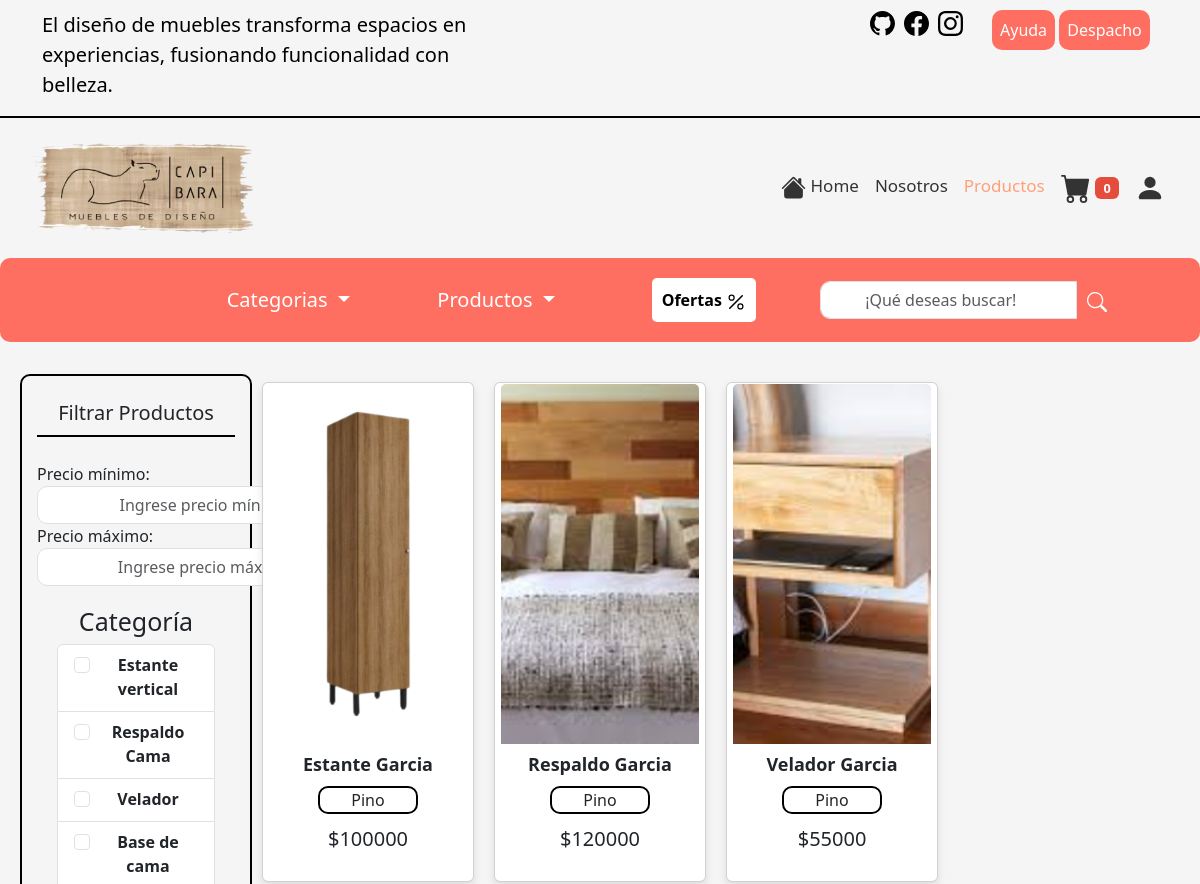
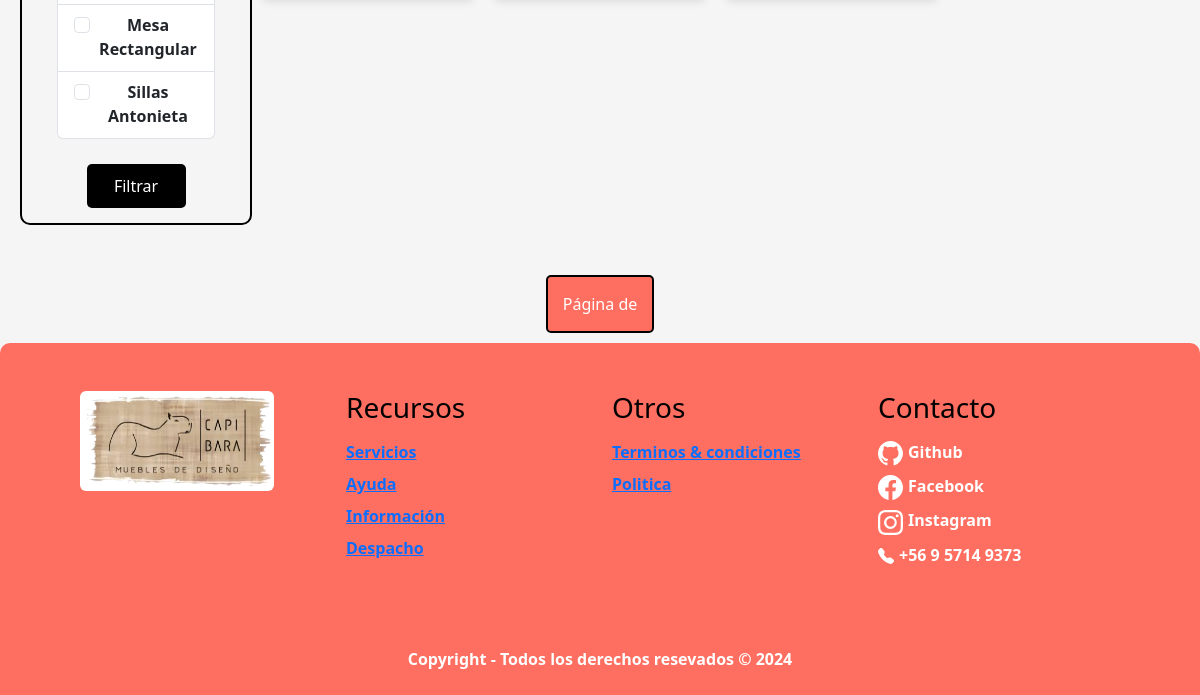
Before: /productos with the older database file (2 pictures, top to bottom).
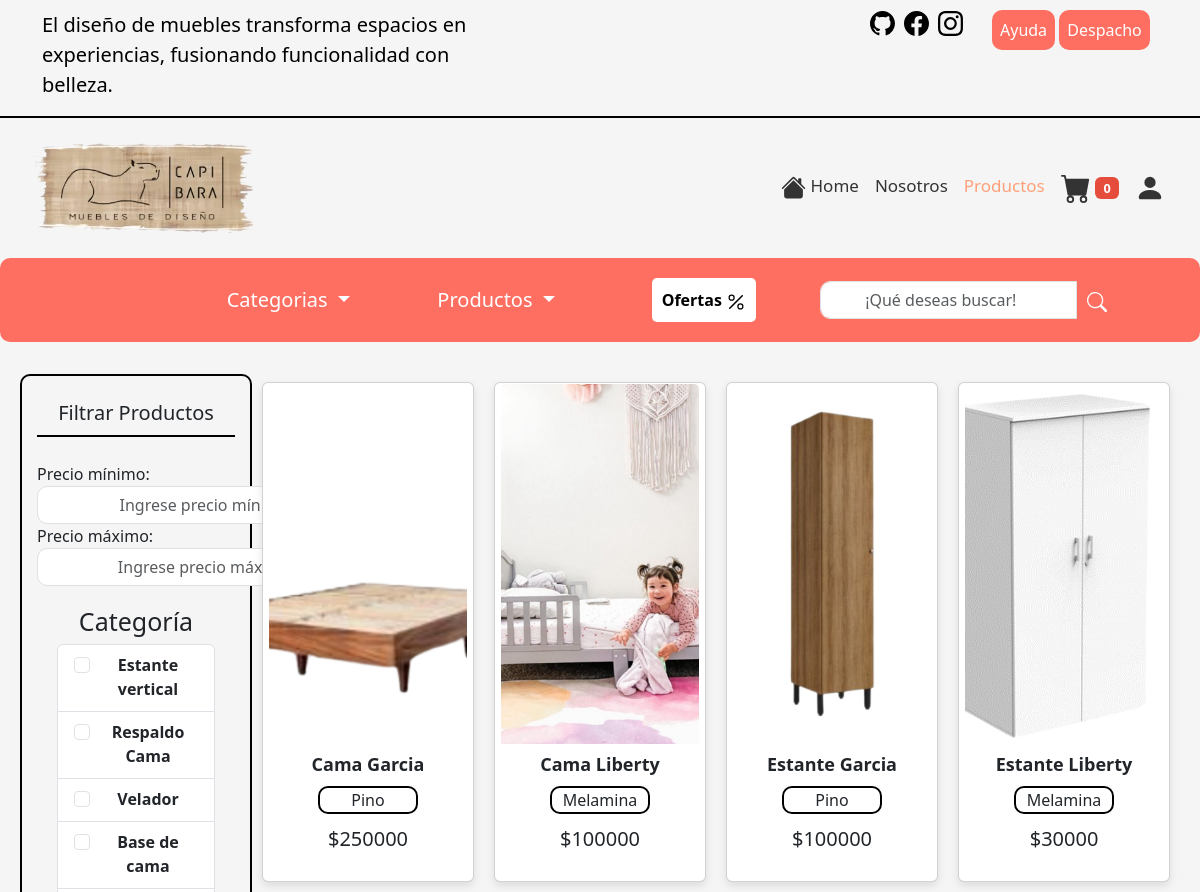
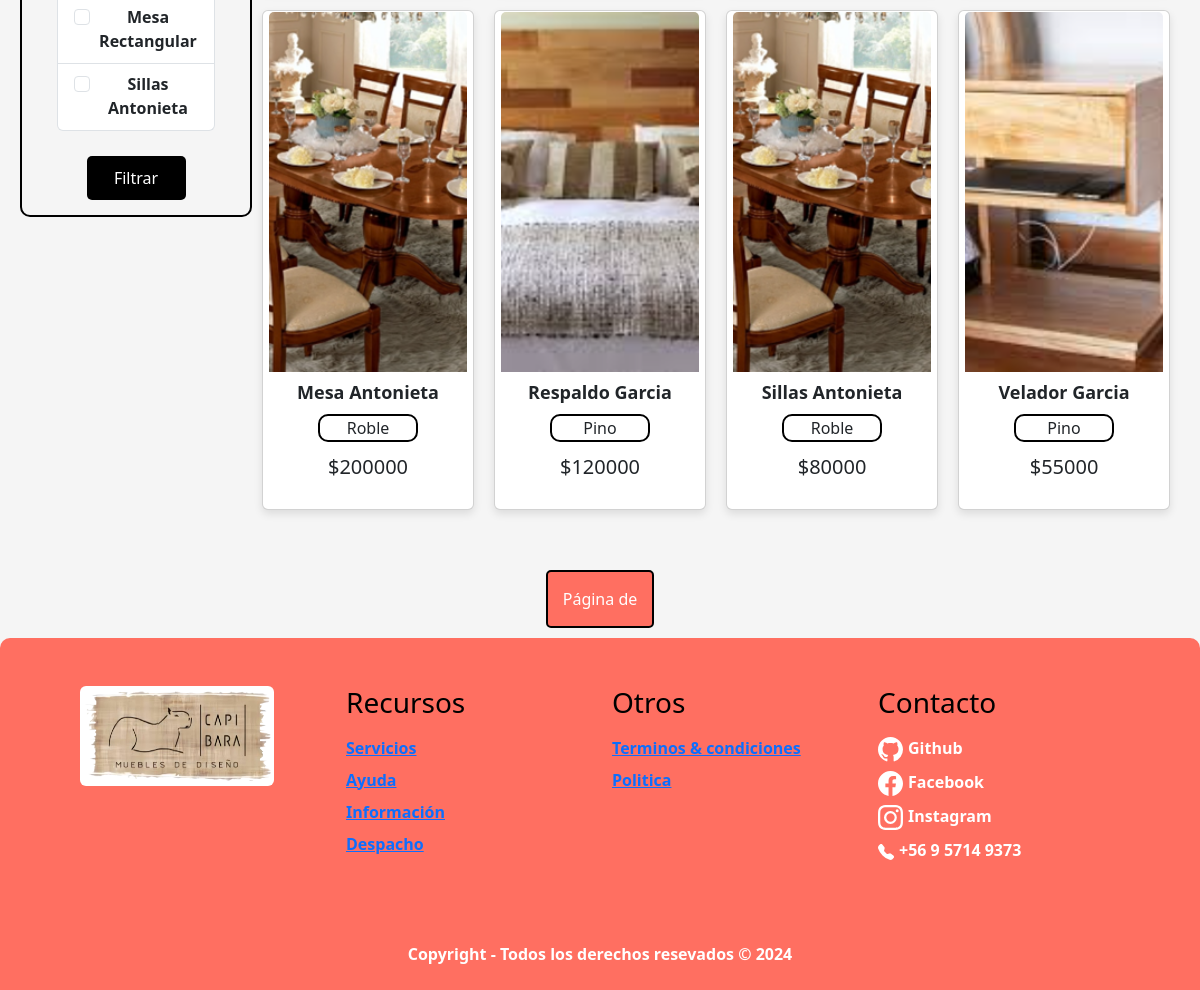
After: the same page with the newer database file (2 pictures, top to bottom).
### apps/capibara/models.py (models this page shows, shortened)
class Mueble(models.Model):
    id = models.AutoField(primary_key=True)
    nombre = models.CharField(max_length=50, null=False)

class Producto(models.Model):
    img = models.ImageField(upload_to="imgProductos")
    cod = models.IntegerField(primary_key=True)
    nombre = models.CharField(max_length=100, null=False)
    clasificacion = models.CharField(max_length=100, null=False)
    categoria = models.ForeignKey(Categoria, on_delete=models.CASCADE)
    mueble = models.ForeignKey(Mueble, on_delete=models.CASCADE)
    stock = models.IntegerField(null=False)
    precio = models.IntegerField(null=False, default=0)
    descripcion = models.TextField(blank=True, null=True)
    fecha_ingreso = models.DateField(auto_now_add=True)
    ventas = models.IntegerField(default=0)
    largo_cm = models.DecimalField(
        max_digits=10, decimal_places=2, null=False, blank=False
    )
    ancho_cm = models.DecimalField(
        max_digits=10, decimal_places=2, null=False, blank=False
    )
    alto_cm = models.DecimalField(
        max_digits=10, decimal_places=2, null=False, blank=False
    )
    cantidad_planchas = models.IntegerField(default=0, blank=False)
    cantidad_tornillos = models.IntegerField(default=0, blank=False)
    cantidad_manillas = models.IntegerField(default=0, blank=False)
    cantidad_bisagras = models.IntegerField(default=0, blank=False)
    cantidad_patas_gomas = models.IntegerField(default=0, blank=False)
    cantidad_rieles = models.IntegerField(default=0, blank=False)

### apps/capibara/views.py (the view)
# urls.py: path("productos", views.CargarProductos, name="productos"),
def CargarProductos(request):
    productos = Producto.objects.filter(stock__gt="0").order_by("nombre")
    muebles = Mueble.objects.all()
    categorias = Producto.objects.values("categoria").distinct()
    paginator = Paginator(productos, 9)
    page_number = request.GET.get("page")
    page_products = paginator.get_page(page_number)
    return render(
        request,
        "pages/productos/productos.html",
        {
            "prod": page_products,
            "cate": categorias,
            "mueb": muebles,
        },
    )

### apps/capibara/context_processor.py (called while the page is built)
def carrito_counter(request):
    carrito = request.session.get("carrito", {})
    carrito_count = sum(carrito.values())
    return {"carrito_count": carrito_count}

### apps/capibara/templates/pages/productos/productos.html (shortened to what this page needs)
{% extends "base.html" %}
{% load static %}
{% block style %}
    <link rel="stylesheet" href="{% static 'css/productos.css' %}">
{% endblock style %}
{% block nav-activate %}
<li class="nav-item">
    <a class="nav-link" aria-current="page" href="/home"> Home</a>
</li>
<li class="nav-item">
    <a class="nav-link" href="/contacto">Nosotros</a>
</li>
<li class="nav-item">
    <a class="nav-link active" disabled>Productos</a>
</li>
<li class="nav-item">
    <a class="nav-link disabled" id="cartLink" href="carrito.html">
        <span class="badge cart-counter">0</span>
    </a>
</li>
<li class="nav-item dropdown">
    {% if user.is_authenticated %}
        <a class="nav-link dropdown" role="button"data-bs-toggle="dropdown" aria-expanded="false"><svg xmlns="http://www.w3.org/2000/svg" width="30"
            height="30" fill="currentColor" class="bi bi-person-fill" viewBox="0 0 16 16">
            <path d="M3 14s-1 0-1-1 1-4 6-4 6 3 6 4-1 1-1 1zm5-6a3 3 0 1 0 0-6 3 3 0 0 0 0 6" />
        </svg>{{user.username}}</a>
        {% else %}
            <a class="nav-link" href="acceso"><svg xmlns="http://www.w3.org/2000/svg" width="30"
                    height="30" fill="currentColor" class="bi bi-person-fill" viewBox="0 0 16 16">
                    <path d="M3 14s-1 0-1-1 1-4 6-4 6 3 6 4-1 1-1 1zm5-6a3 3 0 1 0 0-6 3 3 0 0 0 0 6" />
                </svg>
            </a>
        {% endif %}
</li>
{% endblock nav-activate %}
{% block body %}
<main class="container-main">
        <section class="container-functions">
            <div class="row justify-content-center align-items-center">
                <div class="col-md-3">
                    <li class="nav-item-filter dropdown">
                        <a class="nav-link-filter dropdown-toggle" href="#" role="button" data-bs-toggle="dropdown"
                            aria-expanded="false">
                            Categorias
                        </a>
                    </li>
                </div>
                <div class="col-md-3">
                    <li class="nav-item-filter dropdown">
                        <a class="nav-link-filter dropdown-toggle" href="#" role="button" data-bs-toggle="dropdown"
                            aria-expanded="false">
                            Productos
                        </a>
                    </li>
                </div>
                <div class="col-md-3">
                    <li class="nav-item-filter">
                        <a class="nav-link-filter-offers" href="#">Ofertas </a>
                    </li>
                </div>
                <div class="col-md-3">
                    <form class="d-flex search" role="search">
                        <input class="form-control me-0" type="search" placeholder="¡Qué deseas buscar!"
                            aria-label="Search">
                        <button class="btn-search" type="submit"><svg xmlns="http://www.w3.org/2000/svg" width="20"
                                height="20" fill="currentColor" class="bi bi-search" viewBox="0 0 16 16">
                                <path
                                    d="M11.742 10.344a6.5 6.5 0 1 0-1.397 1.398h-.001q.044.06.098.115l3.85 3.85a1 1 0 0 0 1.415-1.414l-3.85-3.85a1 1 0 0 0-.115-.1zM12 6.5a5.5 5.5 0 1 1-11 0 5.5 5.5 0 0 1 11 0" />
                            </svg></button>
                    </form>
                </div>
            </div>
        </section>
        <section class="container-card">
            <div class="col-md-6 filter">
                <div id="filters" class="d-flex flex-column">
                    <h5 class="header-title">Filtrar Productos</h5>
                    <div class="filter-item">
                        <div class="filter-body">
                            <form>
                                <div class="form-group">
                                    <label for="minPrice">Precio mínimo:</label>
                                    <input type="number" class="form-control" id="minPrice"
                                        placeholder="Ingrese precio mínimo">
                                </div>
                                <div class="form-group">
                                    <label for="maxPrice">Precio máximo:</label>
                                    <input type="number" class="form-control" id="maxPrice"
                                        placeholder="Ingrese precio máximo">
                                </div>
                            </form>
                        </div>
                    </div>
                    <div class="filter-item">
                        <h2 class="filter-header-cat">Categoría</h2>
                        <div class="filter-body">
                            <ul class="list-group">
                                {% for m in mueb %}
                                <li class="list-group-item">
                                    <label class="form-check">
                                        <input class="form-check-input" type="checkbox" name="categoria" value="{{ m.id }}"> {{ m.nombre }}
                                    </label>
                                </li>
                                {% endfor %}
                            </ul>
                        </div>
                    </div>
                    <button class="btn-filter" id="filter-prod">Filtrar</button>
                </div>
            </div>
            <div class="col-md-9 container-productos">
                {% for p in prod %}
                <button class="card" id="{{p.cod}}" data-categoria="{{p.categoria.nombre}}" data-precio="{{p.precio}}" data-url="{% url "ver_producto" p.cod %}">
                    <img src="{{ p.img.url }}" class="card-img-top" alt="{{ p.img.url }}">
                    <div class="card-body">
                        <h5 class="card-title">{{ p.nombre }}</h5>
                        <p class="card-brand">{{ p.clasificacion}}</p>
                        <p class="card-price">$<span id="price-card">{{p.precio}}</span></p>
                    </div>
                </button>
                {% endfor %}
            </div>
        </section>
        <div class="pagination">
            <span class="pagination-number" id="currentPage">Página {{ productos.number }} de {{ productos.paginator.num_pages }}</span>
        </div>
    </main>
{% endblock body %}

### apps/capibara/templates/base.html (shortened to what this page needs)
{% load static %}
<!DOCTYPE html>
<html lang="en">
<head>
    <link href="https://cdn.jsdelivr.net/npm/bootstrap@5.3.3/dist/css/bootstrap.min.css" rel="stylesheet"
>
    <link rel="stylesheet" href="https://cdn.jsdelivr.net/npm/bootstrap-icons@1.11.3/font/bootstrap-icons.min.css">
    {% block style %}{% endblock style %}
    <link rel="stylesheet" href="{% static 'CSS/base.css' %}">
</head>
<body>
    <header class="hsocial">
        <div class="container">
            <div class="row">
                <div class="col-sm-5">
                    <p class="text-start">El diseño de muebles transforma espacios en experiencias, fusionando
                        funcionalidad con belleza.</p>
                </div>
                <div class="col-sm-5 text-end">
                    <a href="#" class="btn-social"></a>
                    <a href="#" class="btn-social"></i></a>
                    <a href="#" class="btn-social"></a>
                </div>
                <div class="col-sm-2 text-right">
                    <button class="btn-ayuda">Ayuda</button>
                    <button type="button" class="btn-despacho" data-bs-toggle="modal" data-bs-target="#despachoModal">
                        Despacho
                    </button>
                </div>
            </div>
        </div>
    </header>
    <nav class="navbar navbar-expand-lg">
        <div class="container-fluid justify-content-between">
            <a class="navbar-brand" disabled><img class="img-logo" src="{% static 'img/logo.png' %}" alt="Moblum"></a>
            <div class="collapse navbar-collapse justify-content-end" id="navbarNavDropdown">
                <ul class="navbar-nav">
                    {% block nav-activate %}{% endblock nav-activate %}
                </ul>
            </div>
        </div>
    </nav>
    {% block body %}
    {% endblock body %}
    <footer class="custom-footer py-0">
        <div class="container-fluid">
            <div class="row p-5 pb-2 text-black">
                <div class="col-xs-12 col-md-6 col-lg-3">
                    <a class="navbar-brand" disabled><img class="img-logo rounded img-fluid"
                            style="width: 80%; background-color: #fff;" src="{% static "IMG/logo.png" %}" alt="Moblum"></a>
                </div>
                <div class="col-xs-12 col-md-6 col-lg-3">
                    <p class="h3 mb-3 title-footer">Recursos</p>
                    <div class="mb-2">
                        <a class="link-social" href="#">Servicios</a>
                    </div>
                    <div class="mb-2">
                        <a class="link-social" href="#">Ayuda</a>
                    </div>
                    <div class="mb-2">
                        <a class="link-social" href="#">Información</a>
                    </div>
                    <div class="mb-2">
                        <a class="link-social" href="#">Despacho</a>
                    </div>
                </div>
                <div class="col-xs-12 col-md-6 col-lg-3">
                    <p class="h3 mb-3 title-footer">Otros</p>
                    <div class="mb-2">
                        <a class="link-social" href="#">Terminos & condiciones</a>
                    </div>
                    <div class="mb-2">
                        <a class="link-social" href="#">Politica</a>
                    </div>
                </div>
                <div class="col-xs-12 col-md-6 col-lg-3">
                    <p class="h3 mb-3 title-footer">Contacto</p>
                    <div class="mb-2">
                        <a href="#" class="link-social-contact">Github</a>
                    </div>
                    <div class="mb-2">
                        <a href="#" class="link-social-contact">Facebook</a>
                    </div>
                    <div class="mb-2">
                        <a href="#" class="link-social-contact">Instagram</a>
                    </div>
                    <div class="mb-2">
                        <a href="#" class="link-social-contact">+56 9 5714 9373</a>
                    </div>
                </div>
                <div class="col-xs-12 pt-4">
                    <p class="text-white text-center pt-5 ">Copyright - Todos los derechos resevados © 2024 </p>
                </div>
            </div>
        </div>
    </footer>
</body>
</html>

### apps/capibara/static/css/productos.css (style rules this page uses)
.container-functions { display: flex; justify-content: center; align-items: center; padding: 20px; background-color: #ff6f61; border-radius: 10px; -webkit-border-radius: 10px; -moz-border-radius: 10px; -ms-border-radius: 10px; -o-border-radius: 10px; position: sticky; top: 0; z-index: 1000; }
.search { display: flex; align-items: center; }
.search .form-control { flex: 1; width: 600px; border-radius: 5px 0 0 5px; -webkit-border-radius: 5px 0 0 5px; -moz-border-radius: 5px 0 0 5px; -ms-border-radius: 5px 0 0 5px; -o-border-radius: 5px 0 0 5px; }
.btn-search { background-color: #000; padding: 7px; border: none; color: #fff; border-radius: 0 5px 5px 0; -webkit-border-radius: 0 5px 5px 0; -moz-border-radius: 0 5px 5px 0; -ms-border-radius: 0 5px 5px 0; -o-border-radius: 0 5px 5px 0; }
.nav-item-filter { display: flex; justify-content: center; }
.nav-item-filter :where(.nav-link-filter) { color: #fff; font-size: 20px; }
.nav-link-filter { text-decoration: none; }
.filter { width: 20% !important; height: 100% !important; padding: 15px; border: 2px solid #000; float: left; margin-top: 1%; border-radius: 10px; -webkit-border-radius: 10px; -moz-border-radius: 10px; -ms-border-radius: 10px; -o-border-radius: 10px; }
.header-title { font-size: 20px; text-align: center; margin-top: 0; padding: 10px; margin-bottom: 25px; border-bottom: 2px solid #000; }
.filter-header-cat { text-align: center; font-size: 25px; margin-top: 20px; }
.btn-filter { width: 50%; border: none; margin: 0 auto; padding: 10px; margin-top: 25px; background-color: #000; color: #fff; border-radius: 5px; -webkit-border-radius: 5px; -moz-border-radius: 5px; -ms-border-radius: 5px; -o-border-radius: 5px; }
.container-card { display: flex; justify-content: space-between; align-items: flex-start; padding: 20px; }
.container-productos { margin-top: 10px; display: flex; justify-content: flex-start; flex-wrap: wrap; width: 80% !important; }
.card { width: calc(25% - 20px); margin: 10px; height: 500px !important; overflow: hidden; box-shadow: 0 4px 8px rgba(0, 0, 0, 0.1); position: relative; transition: transform 0.3s ease; }
.card-img-top { width: 100%; height: 400px; object-fit: cover; transition: transform 0.3s ease; }
.card-body { padding: 10px; width: 100%; }
.card-title { text-align: center; font-size: 18px; font-weight: bold; margin-bottom: 10px !important; }
.card-brand { margin: 0 auto; width: 100px; border: 2px solid #000; border-radius: 10px; -webkit-border-radius: 10px; -moz-border-radius: 10px; -ms-border-radius: 10px; -o-border-radius: 10px; }
.card-price { margin-top: 10px; font-size: 20px; }
.nav-link-filter-offers { background-color: #fff !important; padding: 10px; border-radius: 5px; -webkit-border-radius: 5px; -moz-border-radius: 5px; -ms-border-radius: 5px; -o-border-radius: 5px; color: #000 !important; text-decoration: none; font-weight: 900; }
.pagination { display: flex !important; justify-content: center !important; align-items: center !important; margin-top: 20px; padding: 10px; }
.pagination-number { background-color: #FF6F61; border: 2px solid #000; color: #fff; padding: 15px; font-weight: 500; border-radius: 5px; -webkit-border-radius: 5px; -moz-border-radius: 5px; -ms-border-radius: 5px; -o-border-radius: 5px; }

Changed rows visible on the page:
added Producto: img (picture), nombre "Cama Garcia", clasificacion "Pino", precio "250000"
added Producto: img (picture), nombre "Cama Liberty", clasificacion "Melamina", precio "100000"
added Producto: img (picture), nombre "Estante Liberty", clasificacion "Melamina", precio "30000"
added Producto: img (picture), nombre "Mesa Antonieta", clasificacion "Roble", precio "200000"
added Producto: img (picture), nombre "Sillas Antonieta", clasificacion "Roble", precio "80000"
